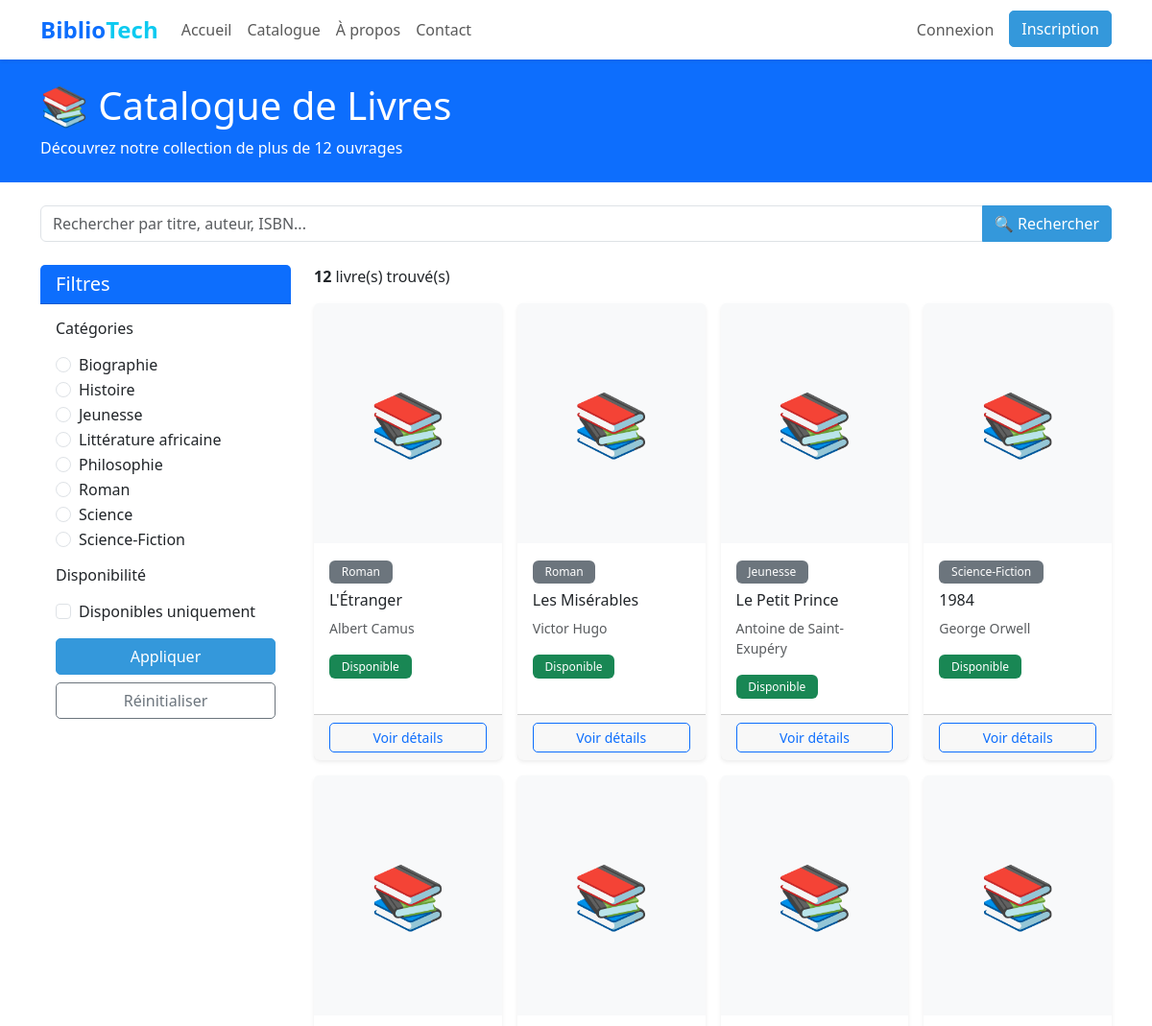
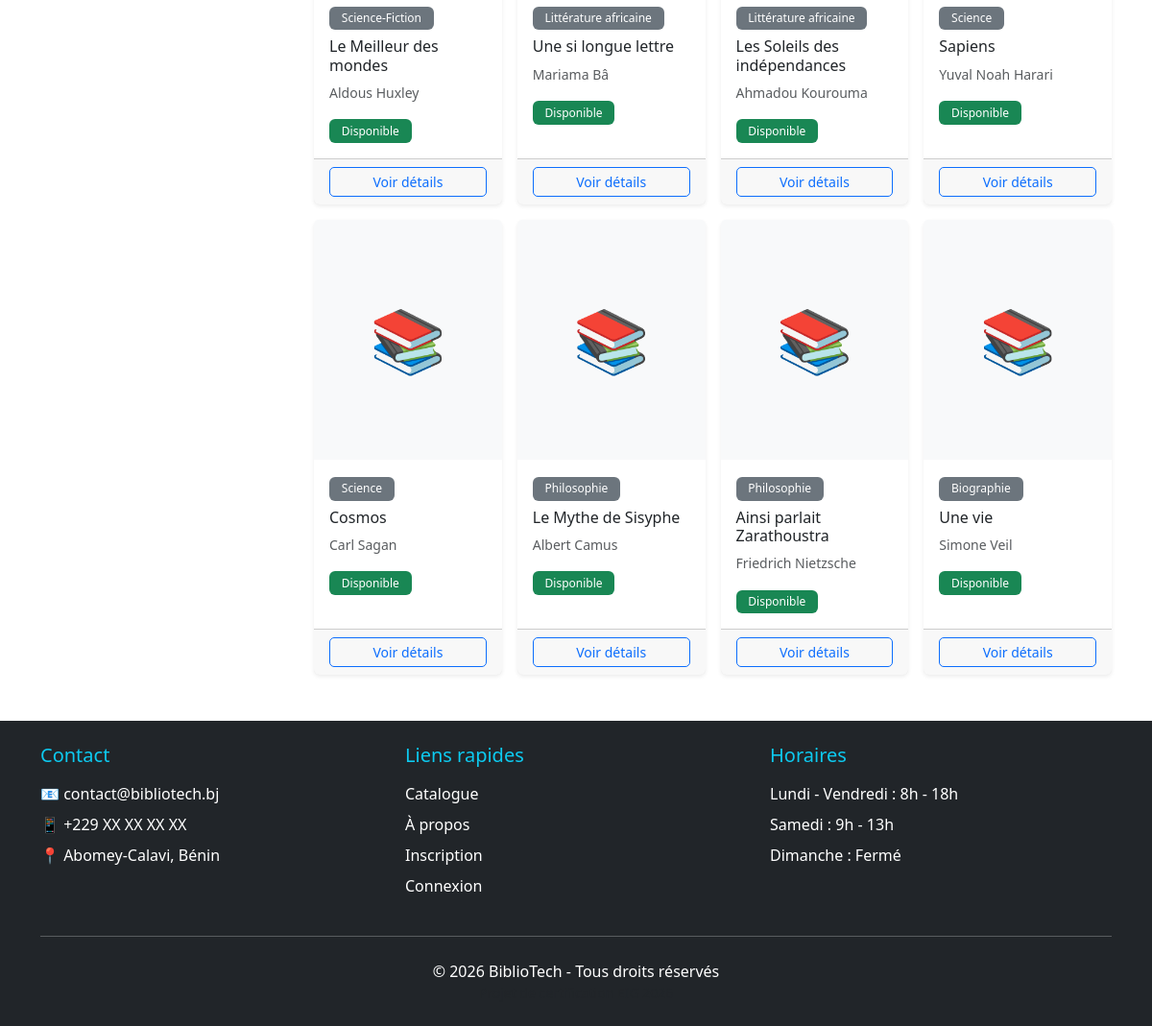
/frontend/catalogue.php, run on the app's committed database (2 pictures, top to bottom).
### tables this page shows
CREATE TABLE categories (
    id INT PRIMARY KEY AUTO_INCREMENT,
    nom VARCHAR(100) NOT NULL UNIQUE,
    description TEXT,
    created_at TIMESTAMP DEFAULT CURRENT_TIMESTAMP,
    INDEX idx_nom (nom)
);

CREATE TABLE livres (
    id INT PRIMARY KEY AUTO_INCREMENT,
    titre VARCHAR(255) NOT NULL,
    auteur VARCHAR(150) NOT NULL,
    isbn VARCHAR(20) UNIQUE,
    categorie_id INT NOT NULL,
    description TEXT,
    image_couverture VARCHAR(255),
    nombre_exemplaires INT DEFAULT 1,
    exemplaires_disponibles INT DEFAULT 1,
    date_ajout DATE DEFAULT (CURRENT_DATE),
    created_at TIMESTAMP DEFAULT CURRENT_TIMESTAMP,
    updated_at TIMESTAMP DEFAULT CURRENT_TIMESTAMP ON UPDATE CURRENT_TIMESTAMP,
    FOREIGN KEY (categorie_id) REFERENCES categories(id) ON DELETE RESTRICT,
    INDEX idx_titre (titre),
    INDEX idx_auteur (auteur),
    INDEX idx_isbn (isbn),
    INDEX idx_categorie (categorie_id)
);

### backend/models/Livre.php (called while the page is built, shortened)
<?php
class Livre {
    private $conn;
    private $table = 'livres';
    public function __construct($db) {
        $this->conn = $db;
    }
    public function getTous($filters = []) {
        $query = "SELECT
                    l.id, l.titre, l.auteur, l.isbn, l.description,
                    l.image_couverture, l.nombre_exemplaires, l.exemplaires_disponibles,
                    c.nom as categorie,
                    CASE
                        WHEN l.exemplaires_disponibles > 0 THEN 'Disponible'
                        ELSE 'Emprunté'
                    END AS statut
                  FROM " . $this->table . " l
                  LEFT JOIN categories c ON l.categorie_id = c.id
                  WHERE 1=1";
        $query .= " ORDER BY l.date_ajout DESC";
        $stmt = $this->conn->prepare($query);
        $stmt->execute();
        return $stmt->fetchAll(PDO::FETCH_ASSOC);
    }
}
?>

### frontend/catalogue.php (the view, shortened to what this page needs)
<?php
require_once '../backend/config/database.php';
require_once '../backend/models/Livre.php';
$database = new Database();
$db = $database->getConnection();
$livre = new Livre($db);
$filters = [];
$livres = $livre->getTous($filters);
$query_cat = "SELECT * FROM categories ORDER BY nom ASC";
$stmt = $db->prepare($query_cat);
$stmt->execute();
$categories = $stmt->fetchAll(PDO::FETCH_ASSOC);
?>
<!DOCTYPE html>
<html lang="fr">
<head>
    <link href="https://cdn.jsdelivr.net/npm/bootstrap@5.3.0/dist/css/bootstrap.min.css" rel="stylesheet">
    <link rel="stylesheet" href="assets/css/style.css">
</head>
<body>
    <?php include 'includes/header.php'; ?>
    <div class="bg-primary text-white py-4">
        <div class="container">
            <h1 class="mb-2">📚 Catalogue de Livres</h1>
            <p class="mb-0">Découvrez notre collection de plus de <?php echo count($livres); ?> ouvrages</p>
        </div>
    </div>
    <div class="container my-4">
        <form method="GET" action="catalogue.php">
            <div class="input-group">
                <input type="text" class="form-control" name="search"
                       placeholder="Rechercher par titre, auteur, ISBN..."
                       value="<?php echo isset($_GET['search']) ? htmlspecialchars($_GET['search']) : ''; ?>">
                <button class="btn btn-primary" type="submit">🔍 Rechercher</button>
            </div>
        </form>
    </div>
    <div class="container mb-5">
        <div class="row">
            <div class="col-md-3 mb-4">
                <div class="card">
                    <div class="card-header bg-primary text-white">
                        <h5 class="mb-0">Filtres</h5>
                    </div>
                    <div class="card-body">
                        <form method="GET" action="">
                            <h6 class="mb-3">Catégories</h6>
                            <div class="mb-3">
                                <?php foreach ($categories as $cat): ?>
                                <div class="form-check">
                                    <input class="form-check-input" type="radio" name="categorie"
                                           value="<?php echo $cat['id']; ?>"
                                           id="cat<?php echo $cat['id']; ?>"
                                           <?php echo (isset($_GET['categorie']) && $_GET['categorie'] == $cat['id']) ? 'checked' : ''; ?>>
                                    <label class="form-check-label" for="cat<?php echo $cat['id']; ?>">
                                        <?php echo htmlspecialchars($cat['nom']); ?>
                                    </label>
                                </div>
                                <?php endforeach; ?>
                            </div>
                            <h6 class="mb-3">Disponibilité</h6>
                            <div class="form-check mb-3">
                                <input class="form-check-input" type="checkbox" name="disponible" value="1"
                                       id="disponible"
                                       <?php echo (isset($_GET['disponible']) && $_GET['disponible'] == '1') ? 'checked' : ''; ?>>
                                <label class="form-check-label" for="disponible">
                                    Disponibles uniquement
                                </label>
                            </div>
                            <button type="submit" class="btn btn-primary w-100">Appliquer</button>
                            <a href="catalogue.php" class="btn btn-outline-secondary w-100 mt-2">Réinitialiser</a>
                        </form>
                    </div>
                </div>
            </div>
            <div class="col-md-9">
                <div class="d-flex justify-content-between align-items-center mb-3">
                    <p class="mb-0"><strong><?php echo count($livres); ?></strong> livre(s) trouvé(s)</p>
                </div>
                <?php if (empty($livres)): ?>
                <div class="alert alert-info">
                    Aucun livre trouvé avec ces critères. Essayez d'élargir votre recherche.
                </div>
                <?php else: ?>
                <div class="row g-3">
                    <?php foreach ($livres as $livre_item): ?>
                    <div class="col-md-4 col-lg-3">
                        <div class="card h-100 shadow-sm">
                            <div class="card-img-top bg-light d-flex align-items-center justify-content-center" style="height: 250px;">
                                <?php if (isset($livre_item['image_couverture']) && !empty($livre_item['image_couverture'])): ?>
                                    <img src="<?php echo htmlspecialchars($livre_item['image_couverture']); ?>" alt="Couverture" class="img-fluid">
                                <?php else: ?>
                                    <span style="font-size: 4rem;">📚</span>
                                <?php endif; ?>
                            </div>
                            <div class="card-body">
                                <span class="badge bg-secondary mb-2"><?php echo htmlspecialchars($livre_item['categorie']); ?></span>
                                <h6 class="card-title"><?php echo htmlspecialchars($livre_item['titre']); ?></h6>
                                <p class="card-text text-muted small"><?php echo htmlspecialchars($livre_item['auteur']); ?></p>
                                <span class="badge bg-<?php echo $livre_item['exemplaires_disponibles'] > 0 ? 'success' : 'danger'; ?>">
                                    <?php echo $livre_item['statut']; ?>
                                </span>
                            </div>
                            <div class="card-footer">
                                <a href="livre-details.php?id=<?php echo $livre_item['id']; ?>" class="btn btn-outline-primary btn-sm w-100">
                                    Voir détails
                                </a>
                            </div>
                        </div>
                    </div>
                    <?php endforeach; ?>
                </div>
                <?php endif; ?>
            </div>
        </div>
    </div>
    <?php include 'includes/footer.php'; ?>
</body>
</html>

### frontend/assets/css/style.css (style rules this page uses)
:root { --primary: #2C3E50; --secondary: #3498DB; --accent: #E67E22; --success: #27AE60; --danger: #E74C3C; --warning: #F39C12; --info: #3498DB; --light: #ECF0F1; --dark: #34495E; }
body { font-family: 'Segoe UI', Tahoma, Geneva, Verdana, sans-serif; }
.card { transition: transform 0.3s, box-shadow 0.3s; border: none; }
.card-img-top { height: 300px; object-fit: cover; }
.btn { border-radius: 5px; font-weight: 500; transition: all 0.3s; }
.btn-primary { background-color: var(--secondary); border-color: var(--secondary); }
.badge { padding: 0.4rem 0.8rem; font-weight: 500; }

### data on the page
categories: nom "Biographie"
categories: nom "Histoire"
categories: nom "Jeunesse"
categories: nom "Littérature africaine"
categories: nom "Philosophie"
categories: nom "Roman"
categories: nom "Science"
categories: nom "Science-Fiction"
livres: categorie.nom "Roman", titre "L'Étranger", auteur "Albert Camus", statut "Disponible"
livres: categorie.nom "Roman", titre "Les Misérables", auteur "Victor Hugo", statut "Disponible"
livres: categorie.nom "Jeunesse", titre "Le Petit Prince", auteur "Antoine de Saint-Exupéry", statut "Disponible"
livres: categorie.nom "Science-Fiction", titre "1984", auteur "George Orwell", statut "Disponible"
livres: categorie.nom "Science-Fiction", titre "Le Meilleur des mondes", auteur "Aldous Huxley", statut "Disponible"
livres: categorie.nom "Littérature africaine", titre "Une si longue lettre", auteur "Mariama Bâ", statut "Disponible"
livres: categorie.nom "Littérature africaine", titre "Les Soleils des indépendances", auteur "Ahmadou Kourouma", statut "Disponible"
livres: categorie.nom "Science", titre "Sapiens", auteur "Yuval Noah Harari", statut "Disponible"
livres: categorie.nom "Science", titre "Cosmos", auteur "Carl Sagan", statut "Disponible"
livres: categorie.nom "Philosophie", titre "Le Mythe de Sisyphe", auteur "Albert Camus", statut "Disponible"
livres: categorie.nom "Philosophie", titre "Ainsi parlait Zarathoustra", auteur "Friedrich Nietzsche", statut "Disponible"
livres: categorie.nom "Biographie", titre "Une vie", auteur "Simone Veil", statut "Disponible"

### other printed values
count($livres) "12"
